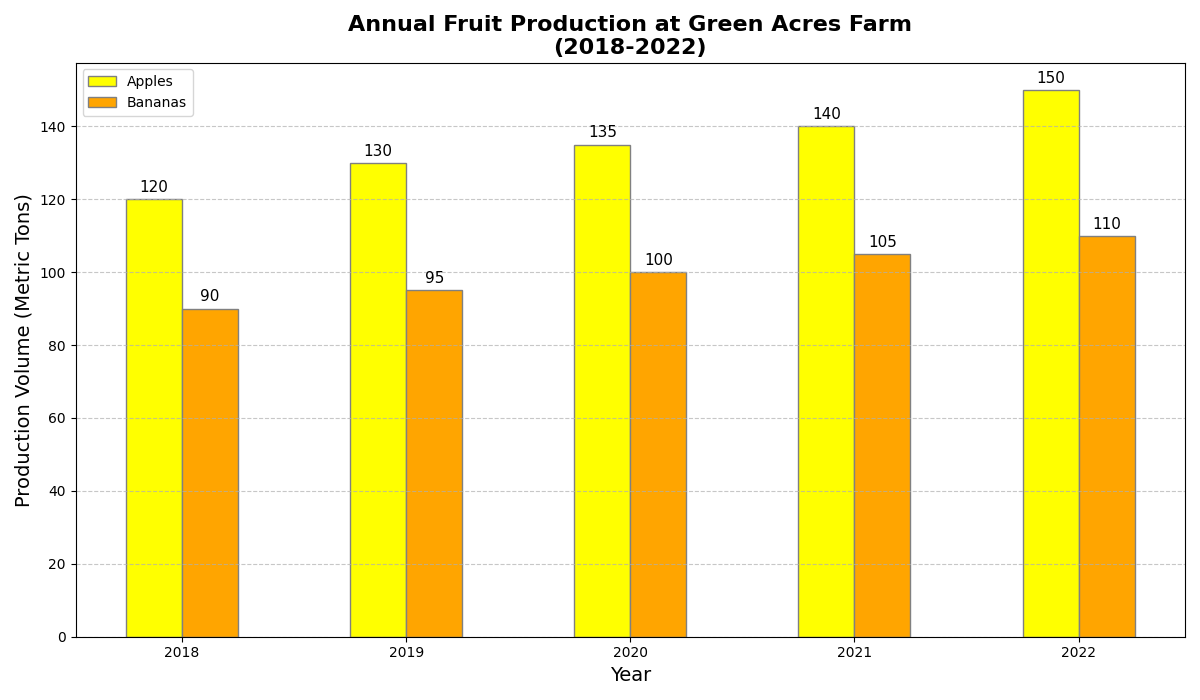

Recreate this plot in Python.
import matplotlib.pyplot as plt
import numpy as np

years = np.arange(2018, 2023)

apples_production = [120, 130, 135, 140, 150]
bananas_production = [90, 95, 100, 105, 110]

bar_width = 0.25

r1 = np.arange(len(years))
r2 = [x + bar_width for x in r1]

fig, ax = plt.subplots(figsize=(12, 7))

bars1 = ax.bar(r1, apples_production, color='yellow', width=bar_width, edgecolor='grey', label='Apples')
bars2 = ax.bar(r2, bananas_production, color='orange', width=bar_width, edgecolor='grey', label='Bananas')

def add_labels(bars, ax):
    for bar in bars:
        height = bar.get_height()
        ax.annotate(f'{height}', 
                    xy=(bar.get_x() + bar.get_width() / 2, height),
                    xytext=(0, 3),
                    textcoords="offset points",
                    ha='center', va='bottom', fontsize=11)

add_labels(bars1, ax)
add_labels(bars2, ax)

ax.set_title("Annual Fruit Production at Green Acres Farm\n(2018-2022)", fontsize=16, fontweight='bold')
ax.set_xlabel("Year", fontsize=14)
ax.set_ylabel("Production Volume (Metric Tons)", fontsize=14)
ax.set_xticks([r + bar_width / 2 for r in range(len(years))])  # Adjust xticks to align bars
ax.set_xticklabels(years)
ax.legend()

ax.grid(axis='y', linestyle='--', alpha=0.7)

plt.tight_layout()
plt.show()
